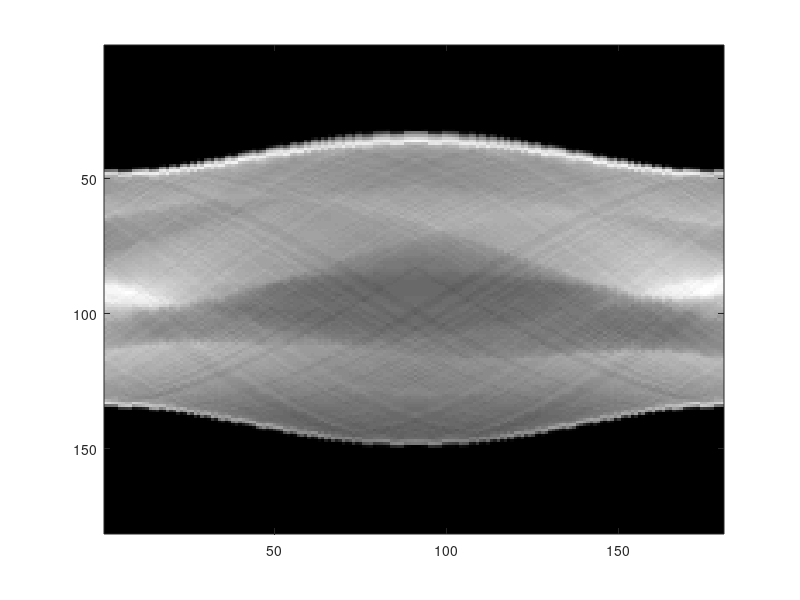
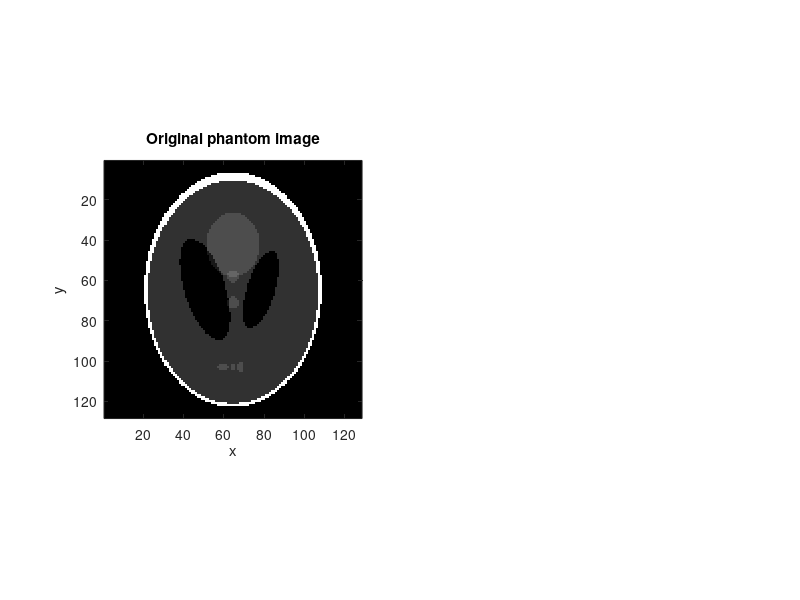

Recreate these plots in MATLAB, in order. (Note: this script raises an error after producing the figures.)
%%%%%%%%%%%%%%%%%%%%%%%%%%%%%%%%%%%%%%%%%%%%%%%%%%
% Diagnostic Medical Image Processing (DMIP) 
% WS 2010/11
% Exercise: Filtered Backprojection for parallel beam
% NOTE: Complete the '???' lines
%%%%%%%%%%%%%%%%%%%%%%%%%%%%%%%%%%%%%%%%%%%%%%%%%%

function exercise6()
    clear all;
    close all;
    close all hidden;
    clc;

    im = phantom(128);
%     im = zeros(64,64);
%     im(8:16,8:16) = 1;
%     im = imread('test.jpg');
%     im = rgb2gray(im);
%     im = imresize(im, 0.3);

    % Size of the input image
    [m,n] = size(im);
    
    im = mat2gray(im);
    
    %im(15:20,20:25) = 1;
    
    figure(8);
    subplot(1,2,1); imagesc(im); colormap gray; axis image; xlabel('x'); ylabel('y'); title('Original phantom image');
    
    disp('Extracting projections ...'); 

    % Acquire the projection sequence
    % Compute "numberOfProjections" 1-D projections along angle given the "startAngle" and the "angleIncrement". 
    % The result is a parallel projection of the image.
    
    angleIncrement = 1; 
    startAngle = 0;
    phi = startAngle;
    numberOfProjections = ceil(180/angleIncrement);
    
    fltr_size = 5;
    %fltm = [1]; % no filter
    fltm = RamLak(fltr_size);
    %fltm = SheppLogan(fltr_size);
    
    

    % Create a cell array for projections 
    projs = cell(numberOfProjections, 1);
    phis = zeros(numberOfProjections, 1);

    for i=1:numberOfProjections
        % Save the angles of the numberOfProjections in an array
        phis(i) = phi;

        % Image is rotated by phi degrees counterclockwise, so the projection is lined up in the
        % columns & finally the columns are summed up
        rI = imrotate(im, phi, 'bilinear');

%         figure(1);
%         imagesc(rI);
%         xlabel('x');
%         ylabel('y');
%         axis image
%         colormap gray;
%         title(['Angle: ', num2str(phi), '�']);
%         drawnow;

        % Sum up columnwise -> parallel beam
        projs{i} = sum(rI);

        % Compute the next rotation angle
        phi = phi + angleIncrement; 
    end
    
    plot_sinogram(projs);
    
    % Reconstructed image
    ct = zeros(size(im));  

    % Half of the dimension
    dimY2 = m/2; 
    dimX2 = n/2;

    for phi = 1:numberOfProjections  
        disp('Processing projection angle: ')
        disp(phi)

        proj = projs{phi};
        ang = phis(phi);
        dimensions = [length(proj) length(proj)];

        % [-m/2,  -n/2]
        Po = [-dimensions(1)/2; -dimensions(2)/2];

        % [m/2, -n/2]
        Pt = [dimensions(1)/2; -dimensions(2)/2];

        % Which filter should be used?
%         if(fltr == 1)
%             %fltm = RamLak(fltr_size);
%             % Compute the filter step
%             proj = conv(proj, fltm, 'same');
%         elseif(fltr == 2)
%             %fltm = SheppLogan(fltr_size);
%             % Compute the filter step
%             proj = conv(proj, fltm, 'same');
%         else
%             % No filter is applied
%             proj = proj;
%         end

        % einfacher, schneller, besser als obiges :-)
        proj = conv(proj, fltm, 'same');

        FBP = zeros(m,n); 

        % Always sample in the space where you expect the result!
        for j = 1:m     
            for i = 1:n
                % Compute with the help of the index position of the projected pixel (i,j)
                % in the filtered projection image the detector position t.
                t = footDist( [(i-1)-(dimX2),((j-1))-(dimY2)], Po, Pt, ang );           
                
                % Compute the left and right pixel (integer position)
                % position of computed index t.
                % Perform a dimension check if the index t is inside the detector row.
                lowerIndex = max(1, min(dimensions(2), 1.0*(floor(t))));
                upperIndex = min(dimensions(2), lowerIndex+1);
                
                % Distance to the computed left and right pixel neighbors on the detector
                lowerDiff = norm(t-lowerIndex);
                upperDiff = norm(t-upperIndex);

                % Linear interpolation
                FBP(j,i) = (1-lowerDiff)*proj(lowerIndex) + (1-upperDiff)*proj(upperIndex);
                
%                 sprintf('(i,j)=(%i,%i) -> t=%f [lI=%f,uI=%f]=%f', i, j, t, lowerIndex, upperIndex, FBP(j,i))
%                 
%                 figure(7);
%                 imagesc(FBP); axis image; colormap gray; xlabel('x'); ylabel('y'); title('FBP');
%                 drawnow;
            end % i
       end % j    
       % Accumulate FBPs
       ct = ct + FBP;
       
       figure(8);
       subplot(1,2,2); imagesc(ct); axis image; colormap gray; xlabel('x'); ylabel('y'); title(['Projection: ', num2str(phi), '/', num2str(numberOfProjections)]);
       drawnow;
       hold off
    end % loop projections

    % Normalizing according to projections
    ct = ct/numberOfProjections; 
    
    figure(8);
    subplot(1,2,2); imagesc(ct); axis image; colormap gray; xlabel('x'); ylabel('y'); title('Reconstruction result');
end

%%%%%%%%%%%%%%%%%%%%%%%%%%%%%%%%%%%%%%%%%%%%%%%%%%
% function [shepp] = SheppLogan(width)
%%%%%%%%%%%%%%%%%%%%%%%%%%%%%%%%%%%%%%%%%%%%%%%%%%
function [shepp] = SheppLogan(width)
% Shepp-Logan filtering with kernel size "width" is applied.
% Formula: chapter "Reconstruction", slide: 47/63

    shepp = zeros(1, width);
    for t = -floor(width/2):floor(width/2)
        val = -2 / (pi *(4*t^2 - 1));
        
        shepp(1, 1 + t + floor(width/2)) = val;
    end

end

%%%%%%%%%%%%%%%%%%%%%%%%%%%%%%%%%%%%%%%%%%%%%%%%%%
% function [ramlak] = RamLak(width)
%%%%%%%%%%%%%%%%%%%%%%%%%%%%%%%%%%%%%%%%%%%%%%%%%%
function [ramlak] = RamLak(width)
% Ram-Lak filtering with kernel size "width" is applied.
% Formula: chapter "Reconstruction", slide: 48/63

    ramlak = zeros(1, width);
    for t = -floor(width/2):floor(width/2)
        val = 0;
        if t == 0
            val = pi/4;
        end
        if mod(t, 2) == 0
            val = 0;
        end
        if mod(t, 2) == 1
            val = -1 / (pi*t^2); 
        end
        ramlak(1, 1 + t + floor(width/2)) = val;
    end


end

function plot_sinogram(p)
    
    max_size = 0;
    for i = 1:size(p,1);
        if size(p{i},2) > max_size
            max_size = size(p{i},2);
        end
    end
    
    sinogram = zeros(size(p,1), max_size);
    
    for i = 1:size(p,1)
        from = floor((max_size - size(p{i},2))/2)+1;

        sinogram(i,from:from+size(p{i},2)-1) = p{i};
    end
    
    figure;
    imagesc(sinogram');
    colormap gray;
end
